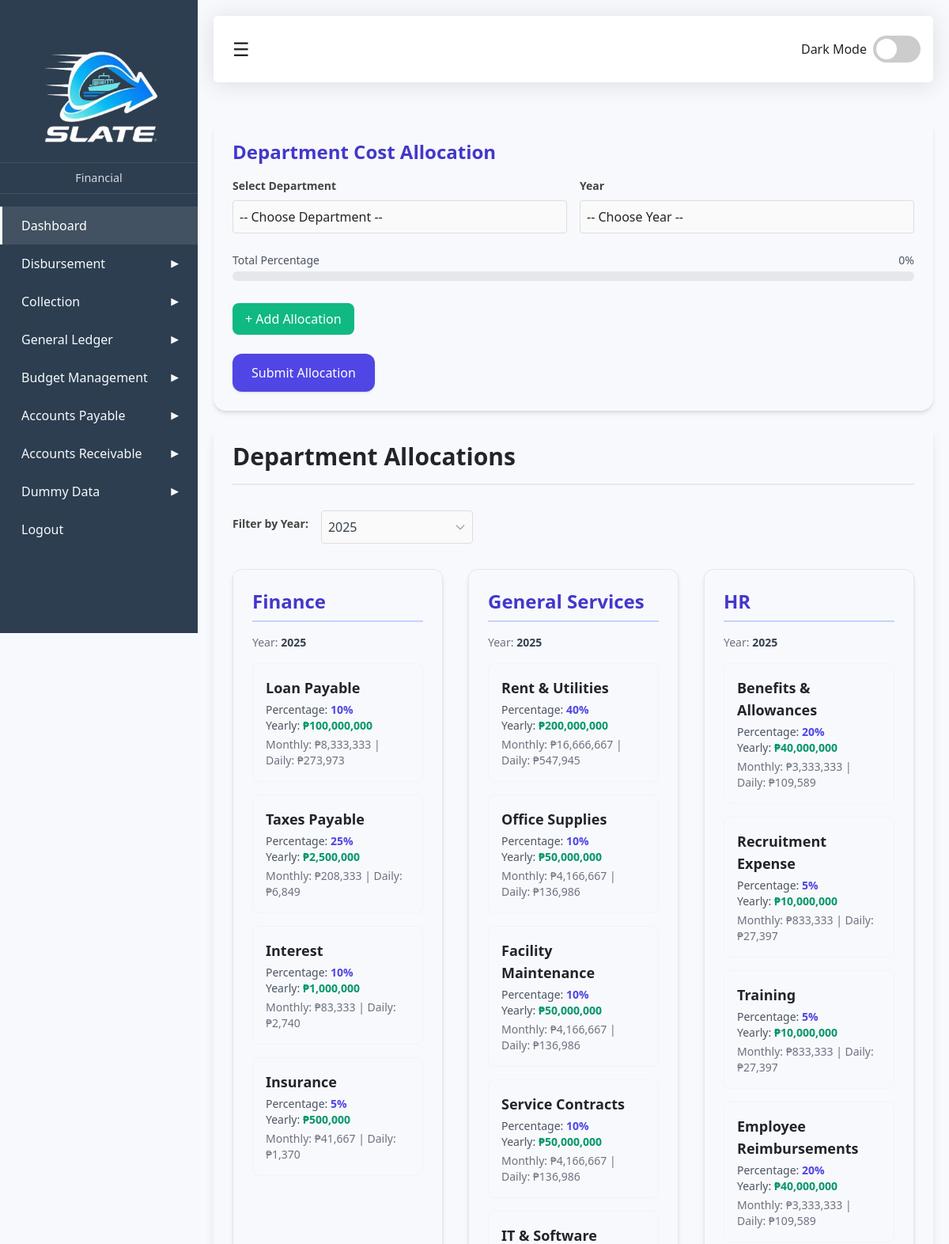
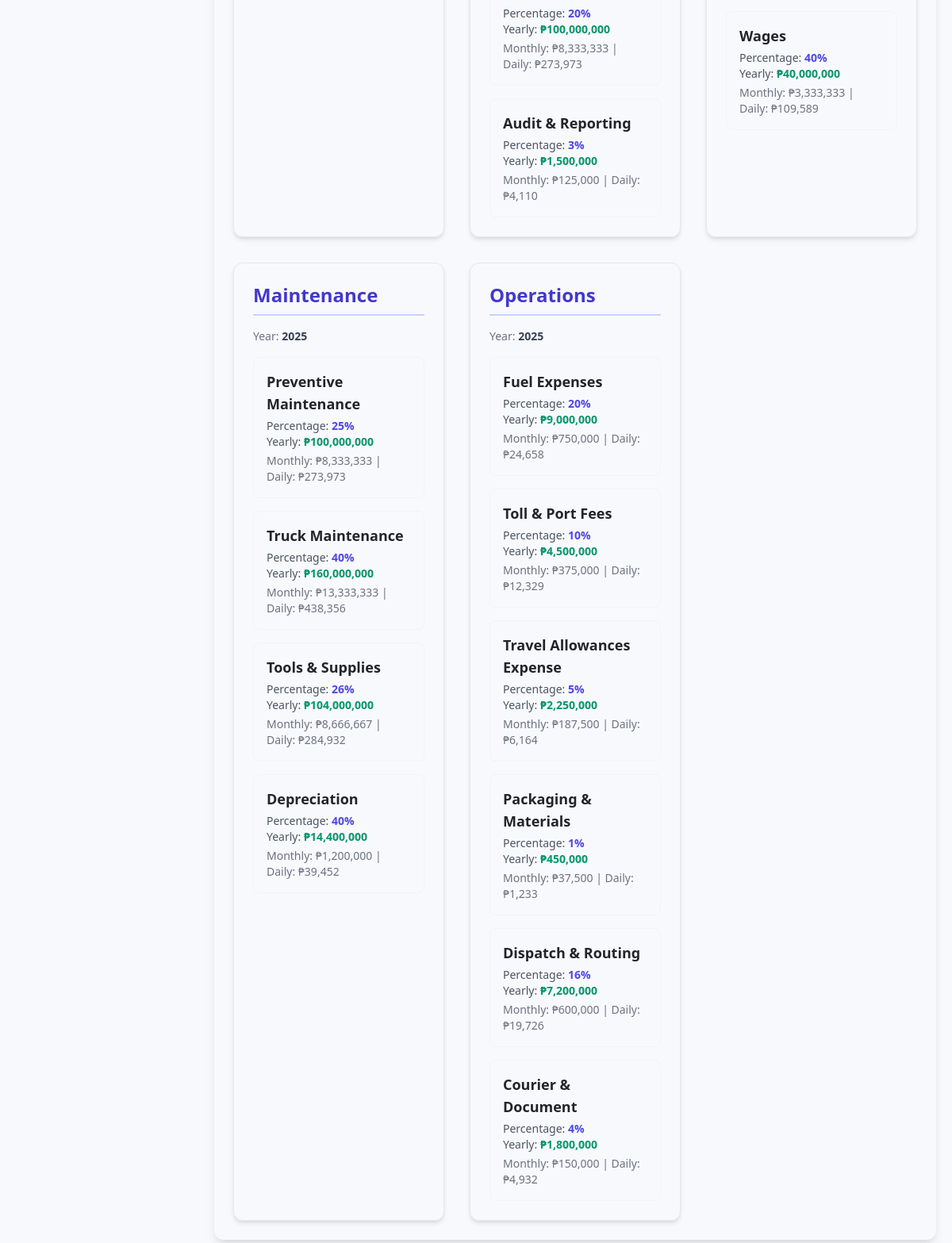
The app's page /pages/budget/budgetallocation.php with its own data (2 pictures, top to bottom).
### tables this page shows
CREATE TABLE `costallocation` (
  `allocationID` int(11) NOT NULL,
  `Deptbudget` int(11) NOT NULL,
  `accountID` int(11) DEFAULT NULL,
  `Amount` int(11) NOT NULL,
  `percentage` int(11) NOT NULL,
  `yearlybudget` year(4) NOT NULL,
  `AllocationCreate` date NOT NULL,
  `Status` enum('Activate','Deactivate') NOT NULL DEFAULT 'Activate',
  `usedAllocation` int(11) DEFAULT NULL,
  `addedbudget` int(11) DEFAULT NULL
);

CREATE TABLE `chartofaccount` (
  `accountID` int(11) NOT NULL,
  `accountCode` varchar(500) NOT NULL,
  `accountName` varchar(500) NOT NULL,
  `accounType` enum('Assets','Equity','Liabilities','Revenue','Expenses') NOT NULL,
  `Archive` enum('YES','NO','','') NOT NULL,
  `status` enum('Active','Inactive','','') NOT NULL
);

### crud/budget/allocation.php (called while the page is built, shortened)
<?php
include_once __DIR__ . '/../../utility/connection.php';
$years = $pdo->query("
    SELECT DISTINCT yearlybudget
    FROM costallocation
    ORDER BY yearlybudget DESC
")->fetchAll(PDO::FETCH_COLUMN);
$selectedYear = isset($_GET['year']) ? $_GET['year'] : ($years[0] ?? null);
$allocationsByDept = [];
if ($selectedYear) {
    $stmt = $pdo->prepare("
        SELECT d.Name AS deptName, ch.accountName AS Title, c.Percentage, c.Amount
        FROM costallocation c
        INNER JOIN departmentbudget d ON c.Deptbudget = d.Deptbudget
        JOIN chartofaccount ch ON c.accountID = ch.accountID
        WHERE c.yearlybudget = :year
        ORDER BY d.Name, c.AllocationID
    ");
    $stmt->execute([':year' => $selectedYear]);
    $results = $stmt->fetchAll(PDO::FETCH_ASSOC);
    foreach ($results as $row) {
        $allocationsByDept[$row['deptName']][] = $row;
    }
}
?>

### cards/budget/allocation.php (the view, shortened to what this page needs)
<div class="max-w-7xl mx-auto p-6 form-group shadow-lg rounded-xl mt-4">
    <h1 class="text-3xl font-extrabold mb-8  border-b-2 border-gray-200 pb-4">
        Department Allocations
    </h1>
    <div class="mb-8 flex items-center space-x-4">
        <label for="yearFilter" class="text-gray-600 font-semibold text-lg">
            Filter by Year:
        </label>
        <div class="relative w-48">
            <select id="yearFilter" class="block w-full px-4 py-2 pr-8 text-gray-700 bg-gray-100 border border-gray-300 rounded-lg appearance-none focus:outline-none focus:ring-2 focus:ring-indigo-500 transition-all duration-200">
                <?php foreach($years as $year): ?>
                    <option value="<?= $year ?>" <?= ($selectedYear == $year) ? 'selected' : '' ?>><?= $year ?></option>
                <?php endforeach; ?>
            </select>
            <div class="absolute inset-y-0 right-0 flex items-center px-2 pointer-events-none">
            </div>
        </div>
    </div>
    <div id="cardsContainer" class="grid grid-cols-1 md:grid-cols-2 lg:grid-cols-3 gap-8">
        <?php if($selectedYear && count($allocationsByDept) > 0): ?>
            <?php foreach($allocationsByDept as $deptName => $allocs): ?>
                <div class=" border border-gray-200 rounded-xl p-6 shadow-md hover:shadow-xl transition-all duration-300 transform hover:-translate-y-1">
                    <h2 class="text-2xl font-bold mb-4 text-indigo-700 border-b-2 border-indigo-200 pb-2">
                        <?= $deptName ?>
                    </h2>
                    <p class="text-sm text-gray-500 font-medium mb-4">
                        Year: <span class="text-gray-700 font-bold"><?= $selectedYear ?></span>
                    </p>
                    <div class="space-y-4">
                        <?php foreach($allocs as $alloc):
                            $yearly = $alloc['Amount'];
                            $monthly = round($yearly / 12);
                            $daily = round($yearly / 365);
                        ?>
                            <div class="p-4 border border-gray-100 rounded-lg   ">
                                <p class="font-bold  text-lg mb-1"><?= $alloc['Title'] ?></p>
                                <p class="text-sm text-gray-600">
                                    Percentage: <span class="font-semibold text-indigo-600"><?= $alloc['Percentage'] ?>%</span>
                                </p>
                                <p class="text-sm text-gray-600">
                                    Yearly: <span class="font-bold text-green-600">₱<?= number_format($yearly) ?></span>
                                </p>
                                <p class="text-sm text-gray-500 mt-1">
                                    Monthly: <span class="font-medium">₱<?= number_format($monthly) ?></span> | Daily: <span class="font-medium">₱<?= number_format($daily) ?></span>
                                </p>
                            </div>
                        <?php endforeach; ?>
                    </div>
                </div>
            <?php endforeach; ?>
        <?php elseif($selectedYear): ?>
            <p class="text-gray-500 text-center col-span-full">
                No allocations found for the year <span class="font-bold text-gray-700"><?= $selectedYear ?></span>.
            </p>
        <?php endif; ?>
    </div>
</div>

### static/css/filter.css (style rules this page uses)
.form-group label { display: block; font-size: 14px; margin-bottom: 6px; font-weight: bold; color: #444; }
.form-group input, .form-group select { width: 100%; padding: 10px 12px; border: 1px solid #ccc; border-radius: 8px; font-size: 14px; background: #fafafa; transition: 0.3s; appearance: none; -webkit-appearance: none; -moz-appearance: none; background-size: 14px; }

### static/css/sidebar.css (style rules this page uses)
:root { --sidebar-width: 250px; --primary-color: #4e73df; --secondary-color: #f8f9fc; --dark-bg: #1a1a2e; --dark-card: #16213e; --text-light: #f8f9fa; --text-dark: #212529; --success-color: #1cc88a; --info-color: #36b9cc; --border-radius: 0.35rem; --shadow: 0 0.15rem 1.75rem 0 rgba(58, 59, 69, 0.15); --gradient-blue: linear-gradient(135deg, #4e73df, #7aa2f7); --gradient-red: linear-gradient(135deg, #ef4444, #f87171); --gradient-yellow: linear-gradient(135deg, #facc15, #fde047); --gradient-green: linear-gradient(135deg, #22c55e, #4ade80); --gradient-purple: linear-gradient(135deg, #a855f7, #d8b4fe); --gradient-orange: linear-gradient(135deg, #f97316, #fdba74); }
* { box-sizing: border-box; margin: 0; padding: 0; }
body { font-family: 'Segoe UI', system-ui, sans-serif; overflow-x: hidden; background-color: var(--secondary-color); color: var(--text-dark); transition: all 0.3s; }
.form-group { margin-bottom: 1rem; }
.form-group label { display: block; margin-bottom: 0.5rem; font-weight: 600; }
.form-group input, .form-group select, .form-group textarea { width: 100%; padding: 0.5rem; border: 1px solid #ddd; border-radius: 4px; font-size: 1rem; }

### records on screen
costallocation: accountID.accountName "Loan Payable", percentage "10", Amount "100,000,000", Amount "8,333,333", Amount "273,973"
costallocation: accountID.accountName "Taxes Payable", percentage "25", Amount "2,500,000", Amount "208,333", Amount "6,849"
costallocation: accountID.accountName "Interest", percentage "10", Amount "1,000,000", Amount "83,333", Amount "2,740"
costallocation: accountID.accountName "Insurance", percentage "5", Amount "500,000", Amount "41,667", Amount "1,370"
costallocation: accountID.accountName "Rent & Utilities", percentage "40", Amount "200,000,000", Amount "16,666,667", Amount "547,945"
costallocation: accountID.accountName "Office Supplies", percentage "10", Amount "50,000,000", Amount "4,166,667", Amount "136,986"
costallocation: accountID.accountName "Facility Maintenance", percentage "10", Amount "50,000,000", Amount "4,166,667", Amount "136,986"
costallocation: accountID.accountName "Service Contracts", percentage "10", Amount "50,000,000", Amount "4,166,667", Amount "136,986"
costallocation: accountID.accountName "IT & Software", percentage "20", Amount "100,000,000", Amount "8,333,333", Amount "273,973"
costallocation: accountID.accountName "Audit & Reporting", percentage "3", Amount "1,500,000", Amount "125,000", Amount "4,110"
costallocation: accountID.accountName "Benefits & Allowances", percentage "20", Amount "40,000,000", Amount "3,333,333", Amount "109,589"
costallocation: accountID.accountName "Recruitment Expense", percentage "5", Amount "10,000,000", Amount "833,333", Amount "27,397"
costallocation: accountID.accountName "Training", percentage "5", Amount "10,000,000", Amount "833,333", Amount "27,397"
costallocation: accountID.accountName "Employee Reimbursements", percentage "20", Amount "40,000,000", Amount "3,333,333", Amount "109,589"
costallocation: accountID.accountName "Wages", percentage "40", Amount "40,000,000", Amount "3,333,333", Amount "109,589"
costallocation: accountID.accountName "Preventive Maintenance", percentage "25", Amount "100,000,000", Amount "8,333,333", Amount "273,973"
costallocation: accountID.accountName "Truck Maintenance", percentage "40", Amount "160,000,000", Amount "13,333,333", Amount "438,356"
costallocation: accountID.accountName "Tools & Supplies", percentage "26", Amount "104,000,000", Amount "8,666,667", Amount "284,932"
costallocation: accountID.accountName "Depreciation", percentage "40", Amount "14,400,000", Amount "1,200,000", Amount "39,452"
costallocation: accountID.accountName "Fuel Expenses", percentage "20", Amount "9,000,000", Amount "750,000", Amount "24,658"
costallocation: accountID.accountName "Toll & Port Fees", percentage "10", Amount "4,500,000", Amount "375,000", Amount "12,329"
costallocation: accountID.accountName "Travel Allowances Expense", percentage "5", Amount "2,250,000", Amount "187,500", Amount "6,164"
costallocation: accountID.accountName "Packaging & Materials", percentage "1", Amount "450,000", Amount "37,500", Amount "1,233"
costallocation: accountID.accountName "Dispatch & Routing", percentage "16", Amount "7,200,000", Amount "600,000", Amount "19,726"
costallocation: accountID.accountName "Courier & Document", percentage "4", Amount "1,800,000", Amount "150,000", Amount "4,932"

### other values on screen
$deptName "Finance"
$deptName "General Services"
$deptName "HR"
$deptName "Maintenance"
$deptName "Operations"
form field value "2025"
